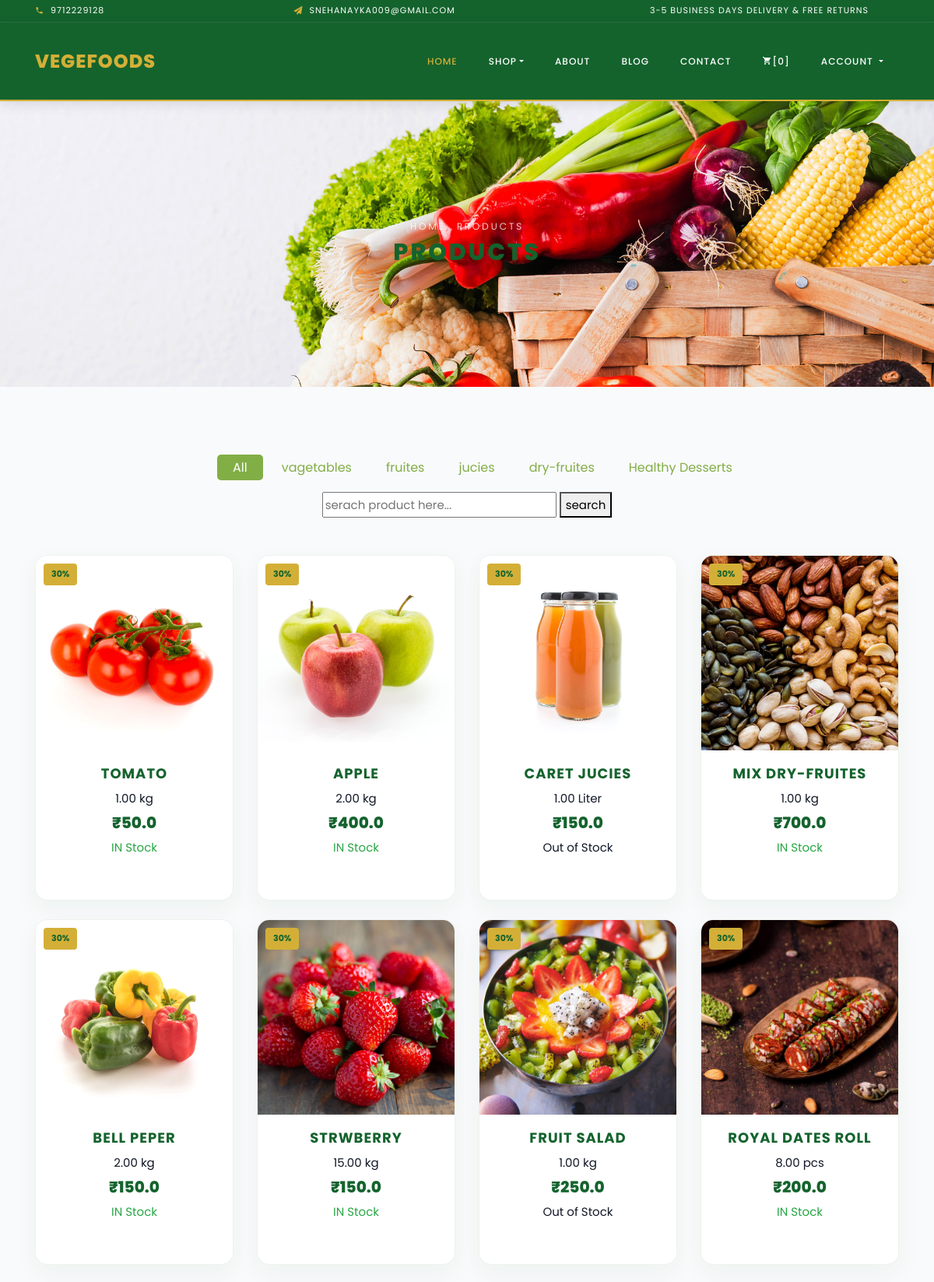
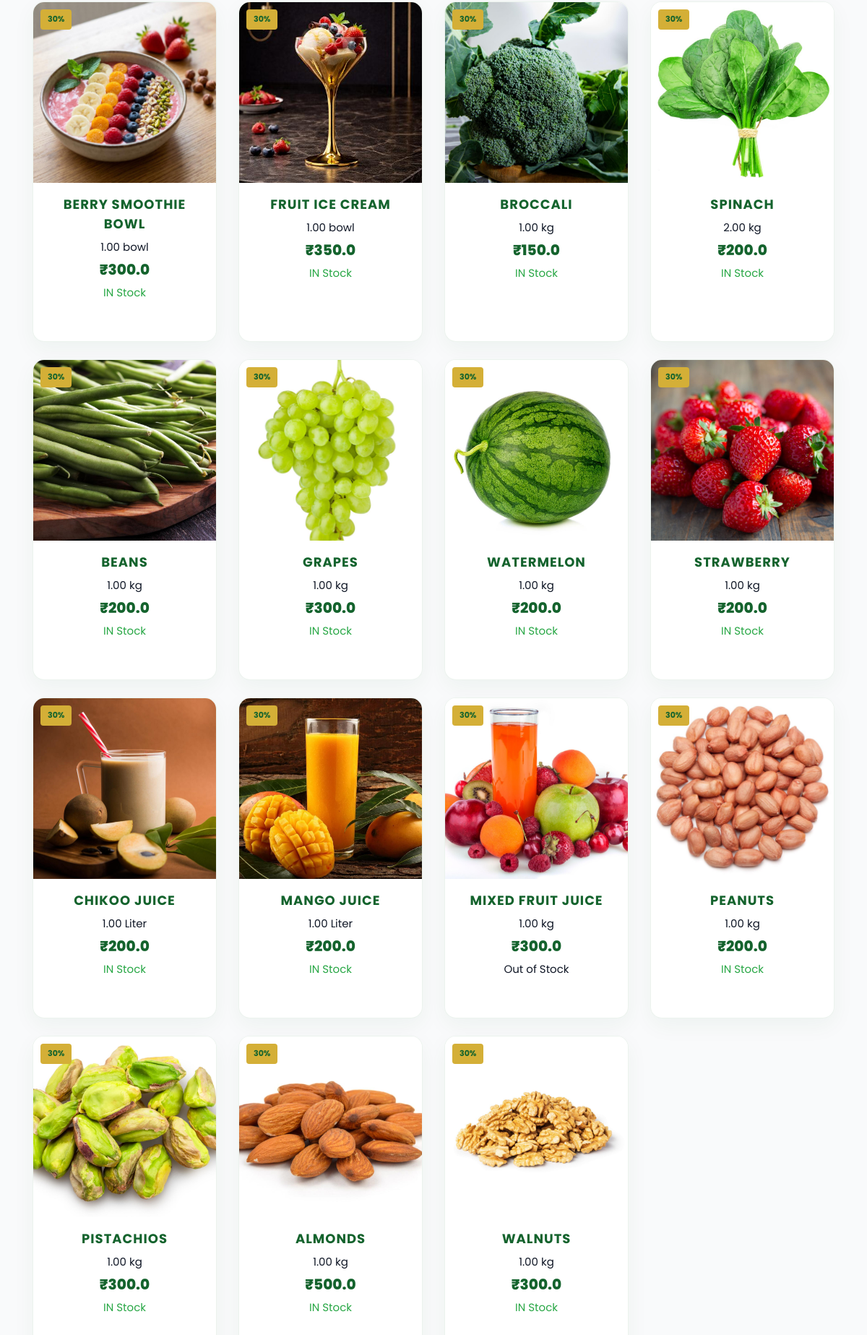
The app's page /filter_product/id (upper part) with its own data (2 pictures, top to bottom).
### myapp/models.py (models this page shows, shortened)
class Category(models.Model):
    name=models.CharField(max_length=20)
    image=models.ImageField(upload_to='cat_image/',null=True,blank=True)

class Product(models.Model):
    category=models.ForeignKey(Category,on_delete=models.CASCADE)
    name=models.CharField(max_length=20)
    price=models.FloatField()
    quntity=models.DecimalField(max_digits=10,decimal_places=2)
    description=models.TextField()
    image=models.ImageField(upload_to='pro_image/',null=True,blank=True)
    sale_price=models.DecimalField(max_digits=10,decimal_places=2,null=True,blank=True)
    unit=models.CharField(max_length=100,default="kg")
    stock=models.PositiveBigIntegerField(default=0,null=True,blank=True)
    is_available=models.BooleanField(default=True,blank=True,null=True)
    is_featured=models.BooleanField(default=False,null=True)
    is_deal=models.BooleanField(default=False,null=True)
    deal_price=models.DecimalField(max_digits=10,decimal_places=2,null=True,blank=True)
    deal_end=models.DateTimeField(null=True,blank=True)

### myapp/views.py (the view)
# urls.py: path('filter_product/id',filter_product,name="filter_product"),
def filter_product(request):
    cid=request.GET.get('cid')
    if cid:
        productes=Product.objects.filter(category_id=cid)
    else:
        productes=Product.objects.all()
    category=Category.objects.all()
    return render(request,"shop.html",{"productes":productes,"category":category})

### myapp/templates/shop.html (shortened to what this page needs)
{% extends 'base.html' %}
{% block main %}
<div class="hero-wrap hero-bread" style="background-image: url('/static/images/bg_1.jpg');">
  <div class="container">
    <div class="row no-gutters slider-text align-items-center justify-content-center">
      <div class="col-md-9 ftco-animate text-center">
        <p class="breadcrumbs"><span class="mr-2"><a href="{% url  'index' %}">Home</a></span> <span>Products</span></p>
        <h1 class="mb-0 bread">Products</h1>
      </div>
    </div>
  </div>
</div>
<section class="ftco-section">
  <div class="container">
    <div class="row justify-content-center">
      <div class="col-md-10 mb-5 text-center">
        <ul class="product-category">
          <li><a href="{% url 'filter_product' %}" class="active">All</a></li>
          {%for c in category%}
          <li><a href="{% url 'filter_product' %}?cid={{c.id}}">{{c.name}}</a></li>
          {%endfor%}
        </ul>
        <form action="{% url 'shop' %}" method="get">
          <input type="text" name="search" placeholder="serach product here...">
          <button type="submit">search</button>
        </form>
      </div>
    </div>
    <div class="row">
      {% for pro in productes %}
      <div class="col-md-4 col-lg-3 mb-4">
        <div class="product">
          <a href="#" class="img-prod">
            <img class="img-fluid" src="{{ pro.image.url }}" alt="{{ pro.name }}">
            <span class="status">30%</span>
          </a>
          <div class="text py-3 pb-4 px-3 text-center">
            <h3><a href="#">{{ pro.name }}</a></h3>
            <div class="pricing">
              <span>{{pro.quntity}} {{pro.unit}}</span>
              <p class="price">
                <span class="price-sale">₹{{ pro.price }}</span>
              </p>
            </div>
            {% if pro.stock > 0%}
            <span class="text-success">IN Stock</span>
            {% else %}
            <span class="text.danger">Out of Stock</span>
            {%endif%}
          </div>
        </div>
      </div>
      {% endfor %}
    </div>
  </div>
</section>
{%endblock%}

### static/css/custom.css (style rules this page uses)
:root { --primary: #14632D; --primary-hover: #1e803e; --primary-light: #eef7e4; --secondary: #22C55E; --accent: #D4AF37; --accent-hover: #b8952b; --bg-color: #F9FAFB; --text-dark: #111827; --text-light: #4b5563; --card-shadow: 0 10px 30px rgba(20, 99, 45, 0.05); --card-shadow-hover: 0 20px 40px rgba(20, 99, 45, 0.15); --border-radius: 16px; --transition-smooth: all 0.3s cubic-bezier(0.4, 0, 0.2, 1); }
body { background-color: var(--bg-color) !important; color: var(--text-dark) !important; font-family: 'Poppins', Arial, sans-serif !important; }
.product { background: #ffffff !important; border: 1px solid rgba(20, 99, 45, 0.08) !important; border-radius: var(--border-radius) !important; box-shadow: var(--card-shadow) !important; transition: var(--transition-smooth) !important; overflow: hidden; }
.product .img-prod { position: relative; overflow: hidden; background: #ffffff; }
.product .img-prod img { transition: var(--transition-smooth); }
.product .status { background: var(--accent) !important; color: var(--primary) !important; font-weight: 700 !important; padding: 4px 10px !important; border-radius: 4px !important; font-size: 11px !important; top: 10px !important; left: 10px !important; }
.product .text h3 a { color: var(--primary) !important; font-weight: 700 !important; font-size: 18px !important; transition: var(--transition-smooth); }
.price-sale { color: var(--primary) !important; font-weight: 800 !important; font-size: 20px !important; }
h1, h2, h3, h4, h5, .h1, .h2, .h3, .h4, .h5 { color: var(--primary) !important; font-family: 'Poppins', Arial, sans-serif !important; }

### records on screen
Category: name "vagetables"
Category: name "fruites"
Category: name "jucies"
Category: name "dry-fruites"
Category: name "Healthy Desserts"
Product: image (picture), name "TOMATO", quntity "1.00", unit "kg", price "50.0", stock "IN…"
Product: image (picture), name "APPLE", quntity "2.00", unit "kg", price "400.0", stock "IN…"
Product: image (picture), name "CARET JUCIES", quntity "1.00", unit "Liter", price "150.0"
Product: image (picture), name "MIX DRY-FRUITES", quntity "1.00", unit "kg", price "700.0", stock "IN…"
Product: image (picture), name "BELL PEPER", quntity "2.00", unit "kg", price "150.0", stock "IN…"
Product: image (picture), name "STRWBERRY", quntity "15.00", unit "kg", price "150.0", stock "IN…"
Product: image (picture), name "FRUIT SALAD", quntity "1.00", unit "kg", price "250.0"
Product: image (picture), name "ROYAL DATES ROLL", quntity "8.00", unit "pcs", price "200.0", stock "IN…"
Product: image (picture), name "BERRY SMOOTHIE BOWL", quntity "1.00", unit "bowl", price "300.0", stock "IN…"
Product: image (picture), name "FRUIT ICE CREAM", quntity "1.00", unit "bowl", price "350.0", stock "IN…"
Product: image (picture), name "BROCCALI", quntity "1.00", unit "kg", price "150.0", stock "IN…"
Product: image (picture), name "SPINACH", quntity "2.00", unit "kg", price "200.0", stock "IN…"
Product: image (picture), name "BEANS", quntity "1.00", unit "kg", price "200.0", stock "IN…"
Product: image (picture), name "GRAPES", quntity "1.00", unit "kg", price "300.0", stock "IN…"
Product: image (picture), name "WATERMELON", quntity "1.00", unit "kg", price "200.0", stock "IN…"
Product: image (picture), name "STRAWBERRY", quntity "1.00", unit "kg", price "200.0", stock "IN…"
Product: image (picture), name "CHIKOO JUICE", quntity "1.00", unit "Liter", price "200.0", stock "IN…"
Product: image (picture), name "MANGO JUICE", quntity "1.00", unit "Liter", price "200.0", stock "IN…"
Product: image (picture), name "MIXED FRUIT JUICE", quntity "1.00", unit "kg", price "300.0"
Product: image (picture), name "PEANUTS", quntity "1.00", unit "kg", price "200.0", stock "IN…"
Product: image (picture), name "PISTACHIOS", quntity "1.00", unit "kg", price "300.0", stock "IN…"
Product: image (picture), name "ALMONDS", quntity "1.00", unit "kg", price "500.0", stock "IN…"
Product: image (picture), name "WALNUTS", quntity "1.00", unit "kg", price "300.0", stock "IN…"
